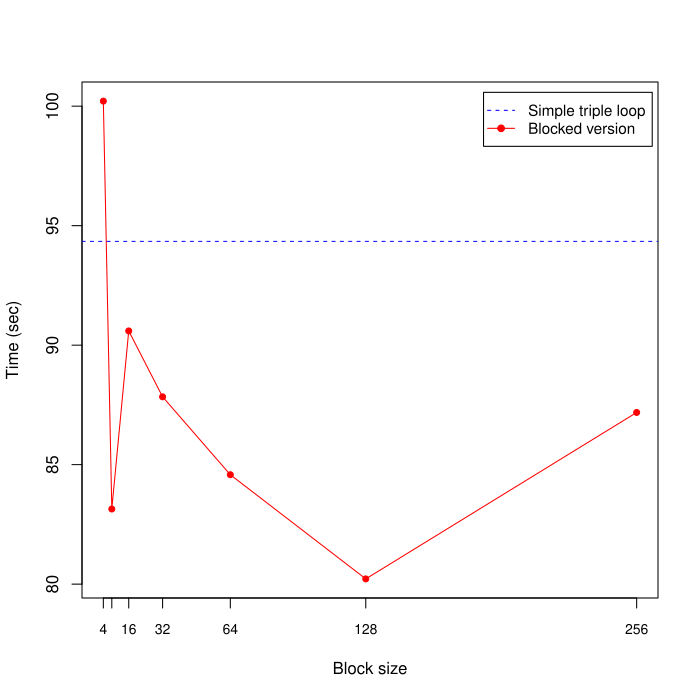

This figure's R source:
pdf("part3.pdf")
data <- read.csv('results01.csv', header = FALSE)
x <- data$V1
cex <- 0.8
bg <- 2
pch <- 21
plot(x, data$V2,ylab='Time (sec)',xlab='Block size',type='l',axes=F,col=bg)
points(x,data$V2,cex=cex,pch=pch,bg=bg,col=bg)
box()
axis(1,at=x,labels=x,cex.axis = 0.8)
axis(2)
abline(h = 94.342688381,col=4,lty=2)
legend('topright', legend=c("Simple triple loop","Blocked version"),
       inset=c(0.01,0.02),col=c(4,2),lty=c(2,1),
       pch=c(NA,21),pt.bg=c(4,2), cex=0.9)
dev.off()
